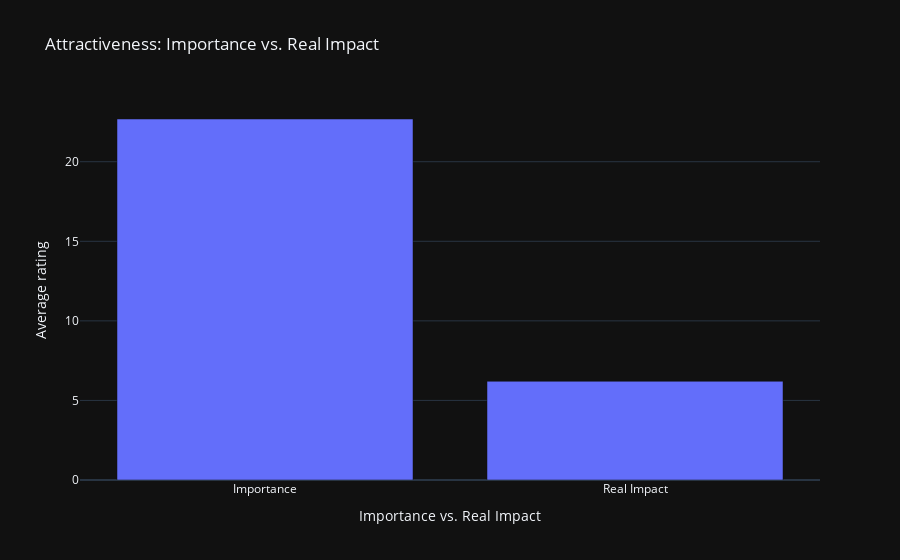

Notebook cell for this chart:
### Markdown cell above
# Importance of attractiveness vs. its real impact

### Code cell
importance = df.loc[:, ['iid', 'attr1_1']].groupby('iid').mean().mean()[0]
real_impact = df.loc[:, ['iid', 'attr_o']].groupby('iid').mean().mean()[0]

fig = px.bar(x=['Importance', 'Real Impact'], y=[importance, real_impact], title='Attractiveness: Importance vs. Real Impact', labels={'x': 'Importance vs. Real Impact', 'y': 'Average rating'}, template='plotly_dark')
fig.show()

### Figure 1 — Plotly figure (JSON) as saved in the notebook; plotly's stock layout.template omitted (floating-point values rounded to 4 significant figures)
{"data": [{"alignmentgroup": "True", "hovertemplate": "Importance vs. Real Impact=%{x}<br>Average rating=%{y}<extra></extra>", "legendgroup": "", "marker": {"color": "#636efa", "pattern": {"shape": ""}}, "name": "", "offsetgroup": "", "orientation": "v", "showlegend": false, "textposition": "auto", "type": "bar", "x": ["Importance", "Real Impact"], "xaxis": "x", "y": [22.69, 6.203], "yaxis": "y"}], "layout": {"barmode": "relative", "legend": {"tracegroupgap": 0}, "title": {"text": "Attractiveness: Importance vs. Real Impact"}, "xaxis": {"anchor": "y", "domain": [0, 1], "title": {"text": "Importance vs. Real Impact"}}, "yaxis": {"anchor": "x", "domain": [0, 1], "title": {"text": "Average rating"}}}}
